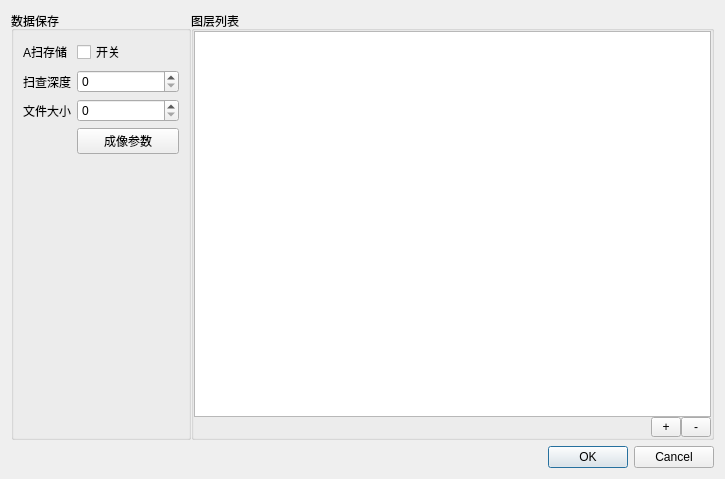
<?xml version="1.0" encoding="UTF-8"?>
<ui version="4.0">
 <class>DialogImageRecord</class>
 <widget class="QDialog" name="DialogImageRecord">
  <property name="geometry">
   <rect>
    <x>0</x>
    <y>0</y>
    <width>725</width>
    <height>479</height>
   </rect>
  </property>
  <property name="windowTitle">
   <string>Dialog</string>
  </property>
  <layout class="QGridLayout" name="gridLayout">
   <item row="0" column="0">
    <widget class="QSplitter" name="splitter">
     <property name="orientation">
      <enum>Qt::Horizontal</enum>
     </property>
     <property name="handleWidth">
      <number>0</number>
     </property>
     <widget class="QGroupBox" name="groupData">
      <property name="sizePolicy">
       <sizepolicy hsizetype="Fixed" vsizetype="Expanding">
        <horstretch>0</horstretch>
        <verstretch>0</verstretch>
       </sizepolicy>
      </property>
      <property name="maximumSize">
       <size>
        <width>180</width>
        <height>16777215</height>
       </size>
      </property>
      <property name="sizeIncrement">
       <size>
        <width>180</width>
        <height>0</height>
       </size>
      </property>
      <property name="title">
       <string>数据保存</string>
      </property>
      <layout class="QFormLayout" name="formLayout">
       <item row="0" column="0">
        <widget class="QLabel" name="labelAscanSave">
         <property name="text">
          <string>A扫存储</string>
         </property>
        </widget>
       </item>
       <item row="0" column="1">
        <widget class="QCheckBox" name="hasWaveform">
         <property name="text">
          <string>开关</string>
         </property>
        </widget>
       </item>
       <item row="1" column="1">
        <widget class="QSpinBox" name="blockSize">
         <property name="enabled">
          <bool>true</bool>
         </property>
         <property name="suffix">
          <string/>
         </property>
         <property name="maximum">
          <number>9999</number>
         </property>
         <property name="value">
          <number>0</number>
         </property>
        </widget>
       </item>
       <item row="2" column="0">
        <widget class="QLabel" name="labelFileSizeMax">
         <property name="text">
          <string>文件大小</string>
         </property>
        </widget>
       </item>
       <item row="2" column="1">
        <widget class="QSpinBox" name="fileSizeMax">
         <property name="enabled">
          <bool>true</bool>
         </property>
         <property name="suffix">
          <string/>
         </property>
         <property name="maximum">
          <number>9999999</number>
         </property>
         <property name="value">
          <number>0</number>
         </property>
        </widget>
       </item>
       <item row="3" column="1">
        <widget class="QPushButton" name="imageOptions">
         <property name="text">
          <string>成像参数</string>
         </property>
        </widget>
       </item>
       <item row="1" column="0">
        <widget class="QLabel" name="labelBlockSize">
         <property name="text">
          <string>扫查深度</string>
         </property>
        </widget>
       </item>
      </layout>
     </widget>
     <widget class="QGroupBox" name="groupLayers">
      <property name="title">
       <string>图层列表</string>
      </property>
      <layout class="QGridLayout" name="gridLayout_2">
       <property name="leftMargin">
        <number>0</number>
       </property>
       <property name="topMargin">
        <number>0</number>
       </property>
       <property name="rightMargin">
        <number>0</number>
       </property>
       <property name="bottomMargin">
        <number>0</number>
       </property>
       <property name="spacing">
        <number>0</number>
       </property>
       <item row="0" column="0">
        <widget class="QTreeView" name="layers"/>
       </item>
       <item row="1" column="0">
        <layout class="QHBoxLayout" name="horizontalLayout_4">
         <property name="spacing">
          <number>0</number>
         </property>
         <item>
          <spacer name="horizontalSpacer_4">
           <property name="orientation">
            <enum>Qt::Horizontal</enum>
           </property>
           <property name="sizeHint" stdset="0">
            <size>
             <width>40</width>
             <height>20</height>
            </size>
           </property>
          </spacer>
         </item>
         <item>
          <widget class="QToolButton" name="add">
           <property name="minimumSize">
            <size>
             <width>30</width>
             <height>20</height>
            </size>
           </property>
           <property name="maximumSize">
            <size>
             <width>30</width>
             <height>20</height>
            </size>
           </property>
           <property name="layoutDirection">
            <enum>Qt::LeftToRight</enum>
           </property>
           <property name="styleSheet">
            <string notr="true"/>
           </property>
           <property name="text">
            <string>+</string>
           </property>
          </widget>
         </item>
         <item>
          <widget class="QToolButton" name="remove">
           <property name="minimumSize">
            <size>
             <width>30</width>
             <height>20</height>
            </size>
           </property>
           <property name="maximumSize">
            <size>
             <width>30</width>
             <height>20</height>
            </size>
           </property>
           <property name="layoutDirection">
            <enum>Qt::LeftToRight</enum>
           </property>
           <property name="styleSheet">
            <string notr="true"/>
           </property>
           <property name="text">
            <string>-</string>
           </property>
          </widget>
         </item>
        </layout>
       </item>
      </layout>
     </widget>
    </widget>
   </item>
   <item row="1" column="0">
    <widget class="QDialogButtonBox" name="buttonBox">
     <property name="orientation">
      <enum>Qt::Horizontal</enum>
     </property>
     <property name="standardButtons">
      <set>QDialogButtonBox::Cancel|QDialogButtonBox::Ok</set>
     </property>
    </widget>
   </item>
  </layout>
 </widget>
 <resources/>
 <connections>
  <connection>
   <sender>buttonBox</sender>
   <signal>accepted()</signal>
   <receiver>DialogImageRecord</receiver>
   <slot>accept()</slot>
   <hints>
    <hint type="sourcelabel">
     <x>248</x>
     <y>254</y>
    </hint>
    <hint type="destinationlabel">
     <x>157</x>
     <y>274</y>
    </hint>
   </hints>
  </connection>
  <connection>
   <sender>buttonBox</sender>
   <signal>rejected()</signal>
   <receiver>DialogImageRecord</receiver>
   <slot>reject()</slot>
   <hints>
    <hint type="sourcelabel">
     <x>316</x>
     <y>260</y>
    </hint>
    <hint type="destinationlabel">
     <x>286</x>
     <y>274</y>
    </hint>
   </hints>
  </connection>
 </connections>
</ui>
